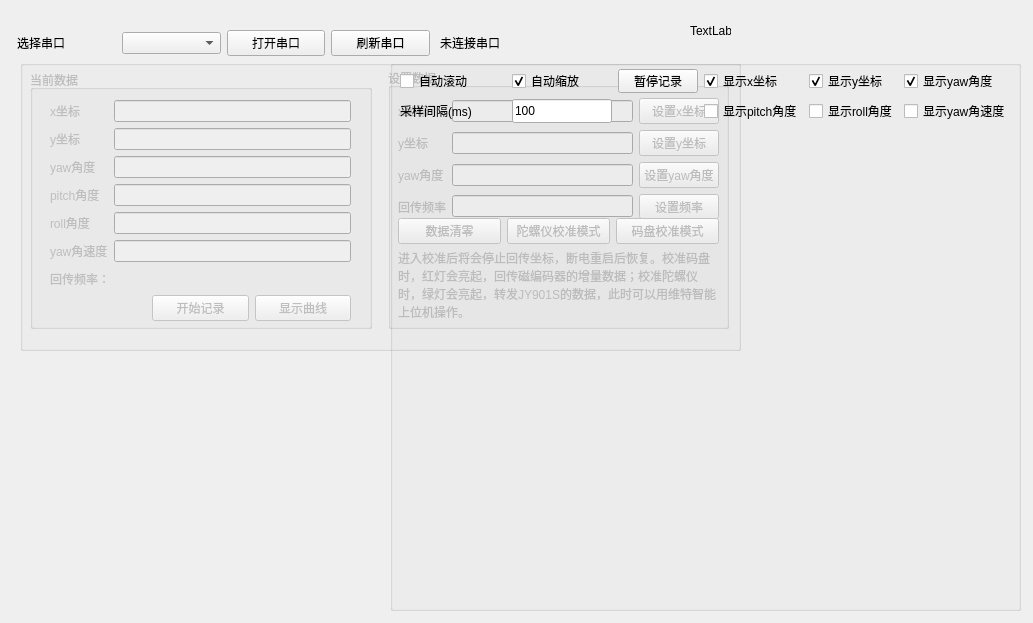
<?xml version="1.0" encoding="UTF-8"?>
<ui version="4.0">
 <class>MainWindow</class>
 <widget class="QMainWindow" name="MainWindow">
  <property name="geometry">
   <rect>
    <x>0</x>
    <y>0</y>
    <width>1033</width>
    <height>623</height>
   </rect>
  </property>
  <property name="windowTitle">
   <string>全场定位上位机</string>
  </property>
  <property name="locale">
   <locale language="Chinese" country="China"/>
  </property>
  <widget class="QWidget" name="centralwidget">
   <widget class="QLabel" name="serialStatus">
    <property name="geometry">
     <rect>
      <x>440</x>
      <y>30</y>
      <width>231</width>
      <height>25</height>
     </rect>
    </property>
    <property name="text">
     <string>未连接串口</string>
    </property>
   </widget>
   <widget class="QWidget" name="layoutWidget">
    <property name="geometry">
     <rect>
      <x>17</x>
      <y>30</y>
      <width>413</width>
      <height>27</height>
     </rect>
    </property>
    <layout class="QGridLayout" name="gridLayout_4">
     <item row="0" column="1">
      <widget class="QComboBox" name="serialBox"/>
     </item>
     <item row="0" column="0">
      <widget class="QLabel" name="label">
       <property name="text">
        <string>选择串口</string>
       </property>
      </widget>
     </item>
     <item row="0" column="3">
      <widget class="QPushButton" name="refreshSerialButton">
       <property name="text">
        <string>刷新串口</string>
       </property>
      </widget>
     </item>
     <item row="0" column="2">
      <widget class="QPushButton" name="switchSerialButton">
       <property name="text">
        <string>打开串口</string>
       </property>
      </widget>
     </item>
    </layout>
   </widget>
   <widget class="QLabel" name="logoLable">
    <property name="geometry">
     <rect>
      <x>690</x>
      <y>10</y>
      <width>41</width>
      <height>41</height>
     </rect>
    </property>
    <property name="text">
     <string>TextLabel</string>
    </property>
   </widget>
   <widget class="QGroupBox" name="dataGroup">
    <property name="enabled">
     <bool>false</bool>
    </property>
    <property name="geometry">
     <rect>
      <x>20</x>
      <y>60</y>
      <width>721</width>
      <height>291</height>
     </rect>
    </property>
    <property name="title">
     <string/>
    </property>
    <widget class="QGroupBox" name="currentGroup">
     <property name="geometry">
      <rect>
       <x>10</x>
       <y>10</y>
       <width>342</width>
       <height>259</height>
      </rect>
     </property>
     <property name="title">
      <string>当前数据</string>
     </property>
     <widget class="QWidget" name="layoutWidget_2">
      <property name="geometry">
       <rect>
        <x>20</x>
        <y>30</y>
        <width>301</width>
        <height>221</height>
       </rect>
      </property>
      <layout class="QGridLayout" name="gridLayout_5">
       <item row="0" column="0" colspan="3">
        <layout class="QGridLayout" name="gridLayout">
         <item row="4" column="1">
          <widget class="QLineEdit" name="dispRoll"/>
         </item>
         <item row="4" column="0">
          <widget class="QLabel" name="label_6">
           <property name="text">
            <string>roll角度</string>
           </property>
          </widget>
         </item>
         <item row="1" column="1">
          <widget class="QLineEdit" name="dispYPos"/>
         </item>
         <item row="2" column="1">
          <widget class="QLineEdit" name="dispYaw"/>
         </item>
         <item row="5" column="0">
          <widget class="QLabel" name="label_7">
           <property name="text">
            <string>yaw角速度</string>
           </property>
          </widget>
         </item>
         <item row="0" column="0">
          <widget class="QLabel" name="label_2">
           <property name="text">
            <string>x坐标</string>
           </property>
          </widget>
         </item>
         <item row="1" column="0">
          <widget class="QLabel" name="label_3">
           <property name="text">
            <string>y坐标</string>
           </property>
          </widget>
         </item>
         <item row="5" column="1">
          <widget class="QLineEdit" name="dispYawGyro"/>
         </item>
         <item row="3" column="0">
          <widget class="QLabel" name="label_5">
           <property name="text">
            <string>pitch角度</string>
           </property>
          </widget>
         </item>
         <item row="0" column="1">
          <widget class="QLineEdit" name="dispXPos"/>
         </item>
         <item row="6" column="0" colspan="2">
          <widget class="QLabel" name="dispFreq">
           <property name="text">
            <string>回传频率：</string>
           </property>
          </widget>
         </item>
         <item row="2" column="0">
          <widget class="QLabel" name="label_4">
           <property name="text">
            <string>yaw角度</string>
           </property>
          </widget>
         </item>
         <item row="3" column="1">
          <widget class="QLineEdit" name="dispPitch"/>
         </item>
        </layout>
       </item>
       <item row="1" column="2">
        <widget class="QPushButton" name="showGraph">
         <property name="text">
          <string>显示曲线</string>
         </property>
        </widget>
       </item>
       <item row="1" column="1">
        <widget class="QPushButton" name="recordButton">
         <property name="text">
          <string>开始记录</string>
         </property>
        </widget>
       </item>
      </layout>
     </widget>
    </widget>
    <widget class="QGroupBox" name="setGroup">
     <property name="geometry">
      <rect>
       <x>368</x>
       <y>8</y>
       <width>341</width>
       <height>261</height>
      </rect>
     </property>
     <property name="title">
      <string>设置数据</string>
     </property>
     <widget class="QWidget" name="layoutWidget_3">
      <property name="geometry">
       <rect>
        <x>10</x>
        <y>150</y>
        <width>321</width>
        <height>101</height>
       </rect>
      </property>
      <layout class="QGridLayout" name="gridLayout_3">
       <item row="0" column="1">
        <widget class="QPushButton" name="setCaliGyro">
         <property name="text">
          <string>陀螺仪校准模式</string>
         </property>
        </widget>
       </item>
       <item row="0" column="0">
        <widget class="QPushButton" name="setZero">
         <property name="text">
          <string>数据清零</string>
         </property>
        </widget>
       </item>
       <item row="0" column="2">
        <widget class="QPushButton" name="setCaliEncoder">
         <property name="text">
          <string>码盘校准模式</string>
         </property>
        </widget>
       </item>
       <item row="4" column="0" colspan="3">
        <widget class="QLabel" name="label_12">
         <property name="text">
          <string>进入校准后将会停止回传坐标，断电重启后恢复。校准码盘时，红灯会亮起，回传磁编码器的增量数据；校准陀螺仪时，绿灯会亮起，转发JY901S的数据，此时可以用维特智能上位机操作。</string>
         </property>
         <property name="wordWrap">
          <bool>true</bool>
         </property>
        </widget>
       </item>
      </layout>
     </widget>
     <widget class="QWidget" name="layoutWidget_4">
      <property name="geometry">
       <rect>
        <x>10</x>
        <y>30</y>
        <width>321</width>
        <height>121</height>
       </rect>
      </property>
      <layout class="QGridLayout" name="gridLayout_2">
       <item row="1" column="0">
        <widget class="QLabel" name="label_10">
         <property name="text">
          <string>y坐标</string>
         </property>
        </widget>
       </item>
       <item row="3" column="2">
        <widget class="QPushButton" name="setFreq">
         <property name="text">
          <string>设置频率</string>
         </property>
        </widget>
       </item>
       <item row="2" column="1">
        <widget class="QLineEdit" name="editYawPos"/>
       </item>
       <item row="3" column="0">
        <widget class="QLabel" name="label_11">
         <property name="text">
          <string>回传频率</string>
         </property>
        </widget>
       </item>
       <item row="2" column="2">
        <widget class="QPushButton" name="setYaw">
         <property name="text">
          <string>设置yaw角度</string>
         </property>
        </widget>
       </item>
       <item row="1" column="1">
        <widget class="QLineEdit" name="editYPos"/>
       </item>
       <item row="2" column="0">
        <widget class="QLabel" name="label_9">
         <property name="text">
          <string>yaw角度</string>
         </property>
        </widget>
       </item>
       <item row="0" column="1">
        <widget class="QLineEdit" name="editXPos"/>
       </item>
       <item row="1" column="2">
        <widget class="QPushButton" name="setYPos">
         <property name="text">
          <string>设置y坐标</string>
         </property>
        </widget>
       </item>
       <item row="0" column="0">
        <widget class="QLabel" name="label_8">
         <property name="text">
          <string>x坐标</string>
         </property>
        </widget>
       </item>
       <item row="0" column="2">
        <widget class="QPushButton" name="setXPos">
         <property name="text">
          <string>设置x坐标</string>
         </property>
        </widget>
       </item>
       <item row="3" column="1">
        <widget class="QLineEdit" name="editSendFreq"/>
       </item>
      </layout>
     </widget>
    </widget>
   </widget>
   <widget class="QGroupBox" name="graphGroup">
    <property name="geometry">
     <rect>
      <x>390</x>
      <y>60</y>
      <width>631</width>
      <height>551</height>
     </rect>
    </property>
    <property name="sizePolicy">
     <sizepolicy hsizetype="Maximum" vsizetype="Preferred">
      <horstretch>0</horstretch>
      <verstretch>0</verstretch>
     </sizepolicy>
    </property>
    <property name="title">
     <string/>
    </property>
    <widget class="QChartView" name="chartView" native="true">
     <property name="geometry">
      <rect>
       <x>10</x>
       <y>70</y>
       <width>611</width>
       <height>471</height>
      </rect>
     </property>
     <layout class="QVBoxLayout" name="verticalLayout"/>
    </widget>
    <widget class="QWidget" name="layoutWidget">
     <property name="geometry">
      <rect>
       <x>10</x>
       <y>9</y>
       <width>611</width>
       <height>54</height>
      </rect>
     </property>
     <layout class="QGridLayout" name="gridLayout_6">
      <item row="0" column="1">
       <widget class="QCheckBox" name="autoScale">
        <property name="text">
         <string>自动缩放</string>
        </property>
        <property name="checked">
         <bool>true</bool>
        </property>
       </widget>
      </item>
      <item row="0" column="5">
       <widget class="QCheckBox" name="drawYaw">
        <property name="text">
         <string>显示yaw角度</string>
        </property>
        <property name="checked">
         <bool>true</bool>
        </property>
       </widget>
      </item>
      <item row="1" column="4">
       <widget class="QCheckBox" name="drawRoll">
        <property name="text">
         <string>显示roll角度</string>
        </property>
       </widget>
      </item>
      <item row="1" column="0">
       <widget class="QLabel" name="label_13">
        <property name="text">
         <string>采样间隔(ms)          </string>
        </property>
       </widget>
      </item>
      <item row="1" column="3">
       <widget class="QCheckBox" name="drawPtich">
        <property name="text">
         <string>显示pitch角度</string>
        </property>
       </widget>
      </item>
      <item row="0" column="4">
       <widget class="QCheckBox" name="drawYPos">
        <property name="text">
         <string>显示y坐标</string>
        </property>
        <property name="checked">
         <bool>true</bool>
        </property>
       </widget>
      </item>
      <item row="1" column="1">
       <widget class="QLineEdit" name="drawTimeGap">
        <property name="sizePolicy">
         <sizepolicy hsizetype="Expanding" vsizetype="Ignored">
          <horstretch>0</horstretch>
          <verstretch>0</verstretch>
         </sizepolicy>
        </property>
        <property name="text">
         <string>100</string>
        </property>
       </widget>
      </item>
      <item row="1" column="5">
       <widget class="QCheckBox" name="drawYawGyro">
        <property name="text">
         <string>显示yaw角速度</string>
        </property>
       </widget>
      </item>
      <item row="0" column="3">
       <widget class="QCheckBox" name="drawXPos">
        <property name="text">
         <string>显示x坐标</string>
        </property>
        <property name="checked">
         <bool>true</bool>
        </property>
       </widget>
      </item>
      <item row="0" column="0">
       <widget class="QCheckBox" name="autoScroll">
        <property name="text">
         <string>自动滚动</string>
        </property>
       </widget>
      </item>
      <item row="0" column="2">
       <widget class="QPushButton" name="pauseDraw">
        <property name="text">
         <string>暂停记录</string>
        </property>
       </widget>
      </item>
     </layout>
    </widget>
   </widget>
  </widget>
 </widget>
 <customwidgets>
  <customwidget>
   <class>QChartView</class>
   <extends>QWidget</extends>
   <header>QChartView</header>
   <container>1</container>
  </customwidget>
 </customwidgets>
 <resources/>
 <connections/>
</ui>
